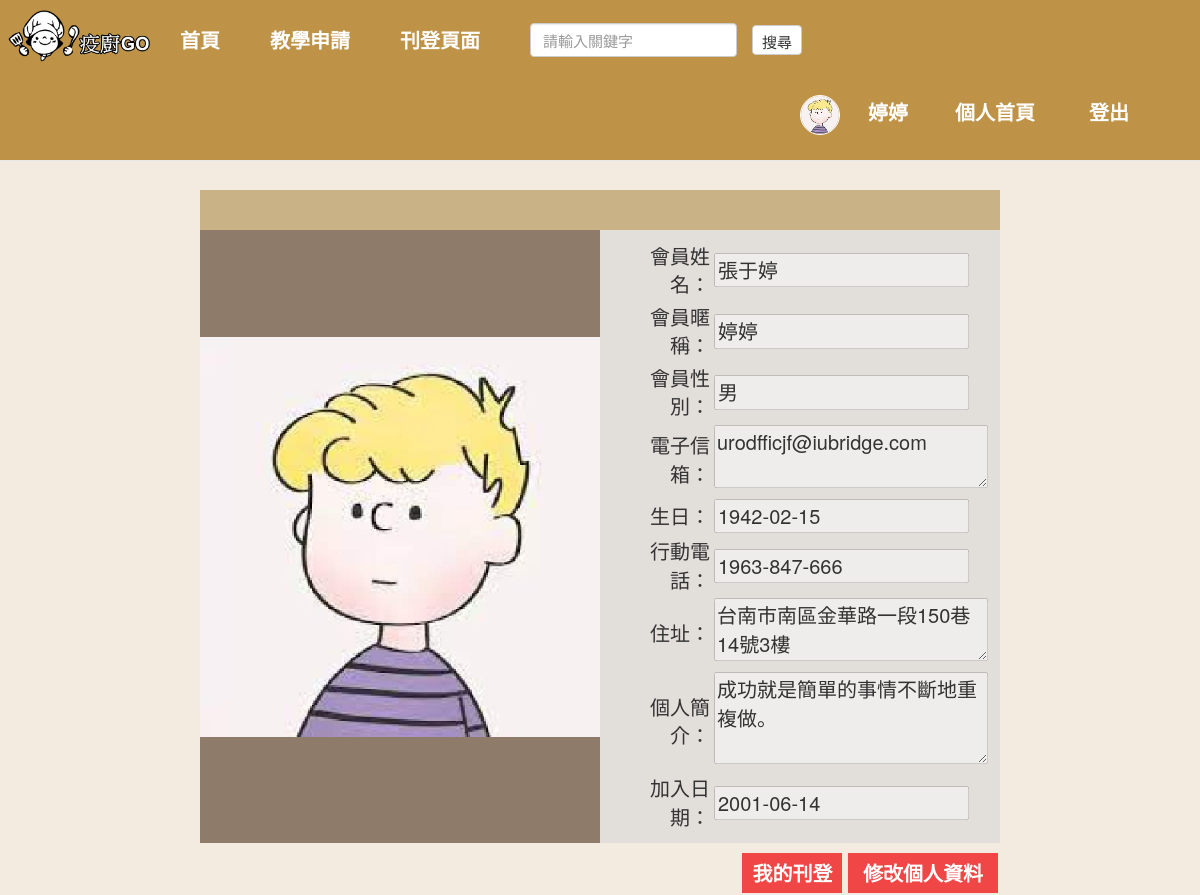
Page /member_data.php (signed in) on the committed database.
### tables this page shows
CREATE TABLE `member` (
  `mNo` int(5) NOT NULL,
  `mName` varchar(20) NOT NULL,
  `mId` varchar(10) NOT NULL,
  `mSex` varchar(1) NOT NULL,
  `mPhone` varchar(15) NOT NULL,
  `mBirthday` date NOT NULL,
  `mAddress` varchar(50) NOT NULL,
  `mEmail` varchar(50) NOT NULL,
  `mJob` varchar(10) NOT NULL,
  `mAccount` varchar(20) NOT NULL,
  `mPassword` varchar(20) NOT NULL,
  `mNickname` varchar(20) NOT NULL,
  `mProfile` text NOT NULL,
  `mJoinDate` date DEFAULT NULL,
  `mPhoto_name` varchar(64) NOT NULL,
  `mPhoto_filename` varchar(64) NOT NULL
);

### dbtools.inc.php (called while the page is built, shortened)
<?php
  function execute_sql($link, $database, $sql)
  {
    mysqli_select_db($link, $database)
      or die("開啟資料庫失敗: " . mysqli_error($link));
    $result = mysqli_query($link, $sql);
    return $result;
  }
?>

### member_data.php (the view, shortened to what this page needs)
<?php
	require_once("dbtools.inc.php");
	$link = create_connection();
	$mNo = $_COOKIE["id"];
	$sql1 = "SELECT mNickname,mPhoto_filename FROM member WHERE mNO =".$mNo;
	$result1 = execute_sql($link, "db_c108193104", $sql1);
	$row = mysqli_fetch_object($result1);
	$nickname = $row->mNickname;
    $file_name = $row->mPhoto_filename;
?>
<!DOCTYPE html>
<html>
  <head>
	<link rel="stylesheet" href="bootstrap.css" type="text/css" />
  </head>
  <body style="background-color:#F3EBE0">
	<nav class="navbar navbar-default navbar-fixed-top" role="navigation">
		<div class="collapse navbar-collapse navbar-ex1-collapse" style="background-color:#BF9347;padding:5px">
			<ul class="nav navbar-nav">
				<li><img src="image/brand.png" alt="brand" style="width:150px"></li>
				<li style="padding:10px"><a href="home.php" style="color:#FFF;font-weight:bold;font-size:20px">首頁</a></li>
				<li style="padding:10px"><a href="news.php" style="color:#FFF;font-weight:bold;font-size:20px">教學申請</a></li>
				<li style="padding:10px"><a href="add_news.php" style="color:#FFF;font-weight:bold;font-size:20px">刊登頁面</a></li>
			</ul>
			<form class="navbar-form navbar-left" role="search">
				<div class="form-group" style="padding:10px">
					<input id="keyword" type="text" class="form-control" placeholder="請輸入關鍵字">
				</div>
				<button type="submit" class="btn btn-default" style="padding:5px;width:50px;height:30px;font-size:15px">搜尋</button>
			</form>
			<ul class="nav navbar-nav navbar-right">
				<li style="padding:5px"><a href="#" style="color:#FFF;font-weight:bold;font-size:20px"><?php echo  "<img src='Thumbnail/headshot/".$file_name."' class='headshot' alt='headshot' >"; ?> &nbsp &nbsp <?php echo $nickname; ?></a></li>
				<li style="padding:12px"><a href="member_data.php" style="color:#FFF;font-weight:bold;font-size:20px">個人首頁</a></li>
				<li style="padding:12px"><a href="logout.php" style="color:#FFF;font-weight:bold;font-size:20px">登出</a></li>
				<li style="padding:12px"><a href="#" style="color:#FFF;font-weight:bold;font-size:20px"></a></li>
			</ul>
		</div>
	</nav>
    <center style="margin-top:120px;margin-bottom:30px"><h1 style="font-weight:bold">會員資料</h1></center>
	<?php
      $id = $_COOKIE["id"];
      $sql = "SELECT * FROM member WHERE mNo = $id";
      $result = execute_sql($link, "db_c108193104", $sql);
      echo "<table width='800'  align='center' style='padding:10px'>";
      while ($row = mysqli_fetch_assoc($result))
      {
		$file_name = $row["mPhoto_filename"];
        echo "<tr align='center'>";
        echo "<td bgcolor='#C9B386' colspan='2' style='padding:20px'></td></tr>";
		echo "<tr height='400'><td  width='400' style='background-color:#8F7B69;padding:0px'>";
		echo "<img src='Photo/headshot/$file_name' width='100%' style='border-width:1px'></td>";
		echo "<td  width='400' align='center' bgcolor='E2DEDA' style='padding:10px'>";
		echo "<table>";
		echo "<tr><td class='data'>會員姓名：</td><td><input type='text' disabled value='".$row["mName"]."'/> </td></tr>";
		echo "<tr><td class='data'>會員暱稱：</td><td><input type='text' disabled value='".$row["mNickname"]."'/> </td></tr>";
		echo "<tr><td class='data'>會員性別：</td><td><input type='text' disabled value='".$row["mSex"]."'/> </td></tr>";
		echo "<tr><td class='data'>電子信箱：</td><td><textarea cols='23' rows='2' disabled>".$row["mEmail"]."</textarea></td></tr>";
		echo "<tr><td class='data'>生日：</td><td><input type='text' disabled value='".$row["mBirthday"]."'/> </td></tr>";
		echo "<tr><td class='data'>行動電話：</td><td><input type='text' disabled value='".$row["mPhone"]."'/> </td></tr>";
		echo "<tr><td class='data'>住址：</td><td><textarea cols='23' rows='2' disabled>".$row["mAddress"]."</textarea></td></tr>";
		echo "<tr><td class='data'>個人簡介：</td><td><textarea cols='23' rows='3' disabled>".$row["mProfile"]."</textarea></td></tr>";
		echo "<tr><td class='data'>加入日期：</td><td><input type='text' disabled value='".$row["mJoinDate"]."'/> </td></tr>";
		echo"</table>";
		?>
		<tr>
		<td></td>
		<td align="right" style="padding-top:10px">
		<button id="btn1" value="edit_data" onclick="location.href='myNews.php'">我的刊登</button>
		<button id="btn2" value="edit_data" onclick="location.href='modify.php'">修改個人資料</button>
		</td>
		</tr>
  <?php
      }
      echo "</table>";
    ?>
  </body>
</html>

### member_data.php (style rules this page uses)
nav { font-size:18px }
body { font-size:18px }
#keyword { font-size:15px; }
.data { text-align:right; }
td { font-size:20px; padding:2px; }
#btn1 { width:100px;height:40px; font-size:20px; background-color:#F04646; border:none; color:#FFF; font-weight:bold; }
#btn2 { width:150px;height:40px; font-size:20px; background-color:#F04646; border:none; color:#FFF; font-weight:bold; }
.headshot { width: 40px; border-radius: 50%; border: 1px solid; }

### rows in the picture
member: mPhoto_filename (picture), mNickname "婷婷", mName "張于婷", mSex "男", mEmail "urodfficjf@iubridge.com", mBirthday "1942-02-15", mPhone "1963-847-666", mAddress "台南市南區金華路一段150巷14號3樓", mProfile "成功就是簡單的事情不斷地重複做。", mJoinDate "2001-06-14"
